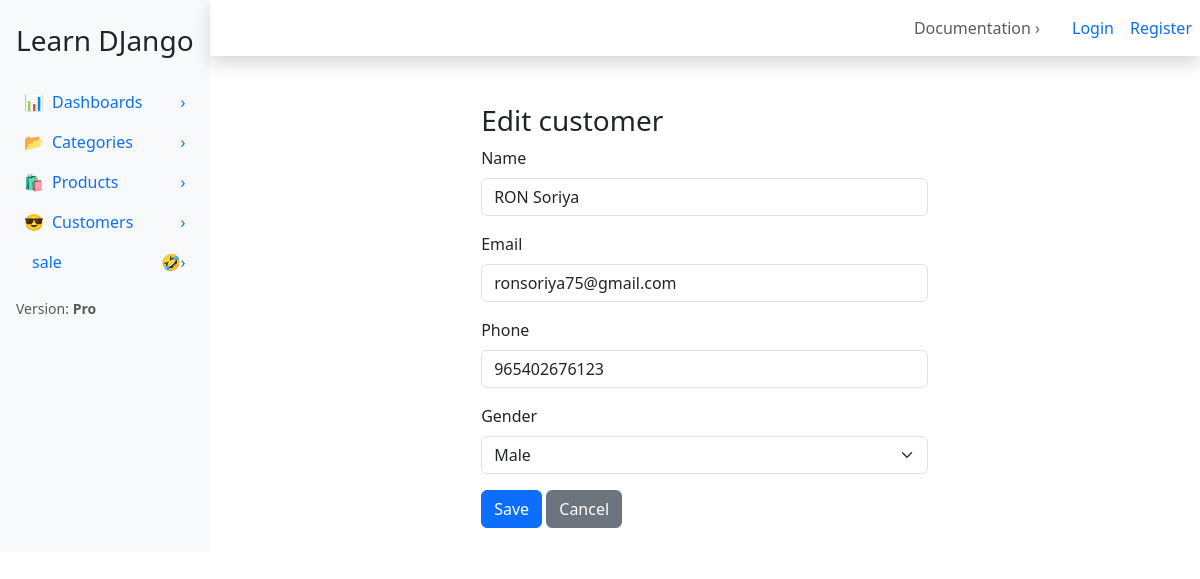
Screenshot of /customer/1/edit/ with the database file from the repository.
### apps/customer/models.py (models this page shows, shortened)
class Customer(models.Model):
    GENDER_CHOICE = (
        ('Male', 'Male'),
        ('Female', 'Female'),
    )
    name = models.CharField(max_length=100, blank=False, null=False)
    email = models.EmailField(unique=True)
    phone = models.IntegerField(blank=False, null=False)
    gender = models.CharField(max_length=10, blank=True, choices=GENDER_CHOICE)

### apps/customer/views.py (the view)
# urls.py: path('<int:pk>/edit/', CustomerUpdateView.as_view(), name='customer_edit'),
class CustomerUpdateView(UpdateView):
    model = Customer
    form_class = CustomerForm
    template_name = 'customer/edit_customer.html'
    success_url = reverse_lazy('customer:customer_list')

### apps/customer/forms.py
class CustomerForm(forms.ModelForm):
    class Meta:
        model = Customer
        fields = '__all__'
        error_messages = {
            'name': {'required':'Customer name is required'},
            'email': {'required':'Email is required'},
            'phone': {'required':'Phone is required'},
            'gender' : {'required' : 'Gender is required'},
        }

### apps/customer/templates/customer/edit_customer.html (shortened to what this page needs)
{% extends 'base.html' %}
{% load bootstrap5 %}
{% block content %}
<div class="container">
    <div class="row">
        <div class="col-md-6 offset-md-3">
            <h3>Edit customer</h3>
            <form method="post" enctype="multipart/form-data">
                {% bootstrap_form form %}
                <button class="btn btn-primary" type="submit">Save</button>
                <a href="{% url 'list_customer:customer_detail' form.instance.pk %}" class="btn btn-secondary">Cancel</a>
            </form>
        </div>
    </div>
</div>
{% endblock %}

### rows the page displays
Customer: name "RON Soriya", email "ronsoriya75@gmail.com", phone "965402676123", gender "Male"
